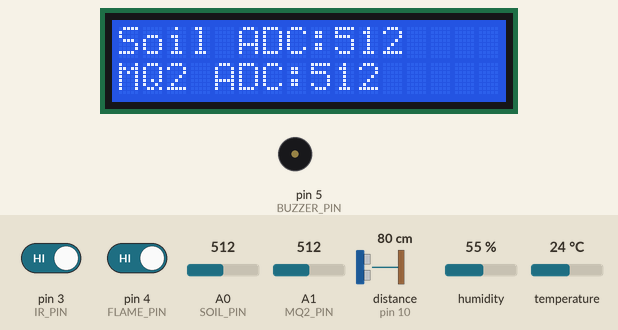
Simulated run of this sketch. Board: Arduino Uno, built with avr-gcc and run on an emulated ATmega328P. On the bench: 16×2 character LCD, buzzer (waves = sounding, pin HIGH). Wiring (inferred from the names in the program): ultrasonic range finder: trigger pin 9; echo pin 10. The inputs (shaded band) are chosen by the test bench; at power-on: pin 4 (FLAME_PIN) HIGH, pin 3 (IR_PIN) HIGH, distance to the obstacle (sensor on pin 10) 80 cm, humidity 55 %, A0 (SOIL_PIN) = 512, A1 (MQ2_PIN) = 512, temperature 24 °C. The echo pulse lasts 58.3 µs per cm; pins used as bus, display or sensor lines are not drawn; what the sketch prints to the serial monitor is not drawn.

Above: at 4.0 s.
4.1 s: pin 4 (FLAME_PIN) driven LOW
At 10.7 s:
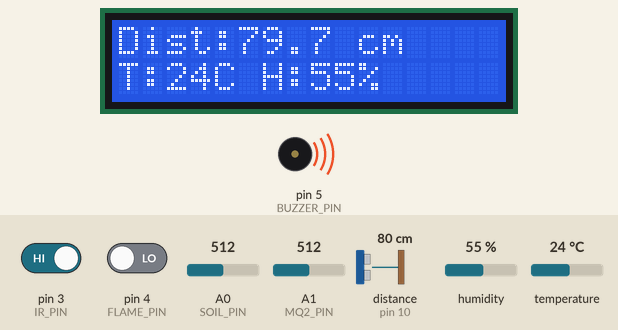
11.0 s: pin 3 (IR_PIN) driven LOW
At 16.9 s:
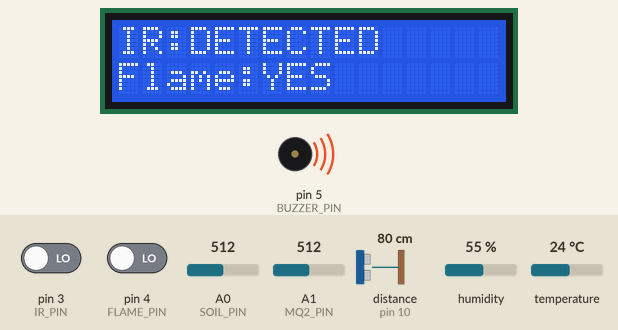
17.9 s: distance to the obstacle (sensor on pin 10) set to 2 cm
At 21.0 s:
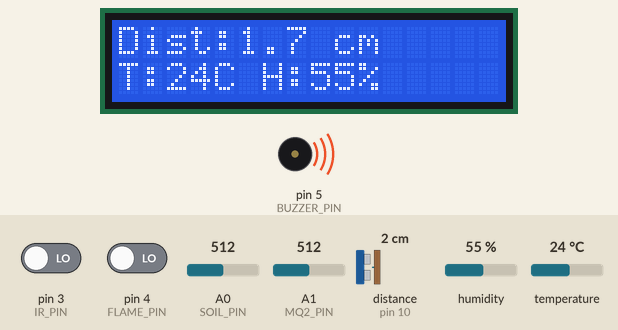
24.5 s: pin 4 (FLAME_PIN) driven HIGH
At 27.4 s:
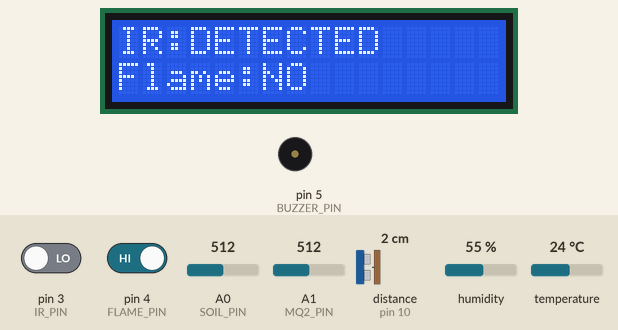
31.0 s: pin 3 (IR_PIN) driven HIGH
At 36.5 s:
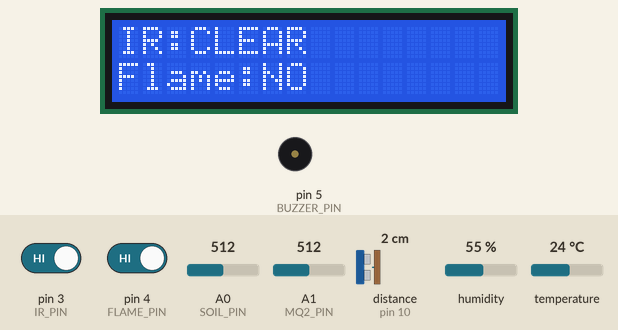
37.4 s: humidity set to 22 %
At 39.5 s:
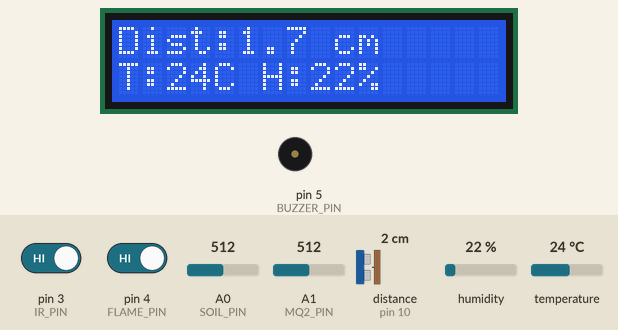
Timing chart, 0 to 41.0 s (numbered marks = the images above; inputs shaded):
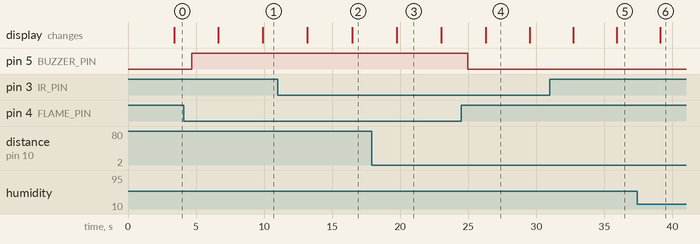

Measured:
- after the input at 4.1 s, pin 5 (BUZZER_PIN): LOW → HIGH after 0.60 s; the display: first changes after 2.5 s (image 1 shows a later state)
- after the input at 24.5 s, pin 5 (BUZZER_PIN): HIGH → LOW after 0.46 s; the display: changes after 1.8 s (image 4)
- after the input at 31.0 s, the display: first differs from a run without the input after 4.9 s (image 5)
- what the display in image 3 shows lasts 3.3 s, from 19.7 s to 23.0 s
- what the display in image 4 shows lasts 3.2 s, from 26.3 s to 29.5 s

The sketch:

main.ino
```cpp
#include <Wire.h>
#include <LiquidCrystal_I2C.h>
#include <DHT.h>

// ---------- LCD ----------
LiquidCrystal_I2C lcd(0x27, 16, 2);

// ---------- DHT11 ----------
#define DHT_PIN 2
#define DHT_TYPE DHT11
DHT dht(DHT_PIN, DHT_TYPE);

// ---------- Sensor Pins ----------
#define IR_PIN       3
#define FLAME_PIN    4
#define BUZZER_PIN   5

#define TRIG_PIN     9
#define ECHO_PIN     10

#define SOIL_PIN     A0
#define MQ2_PIN      A1

// Many IR and flame modules are active LOW.
// Change to HIGH if your module works oppositely.
#define IR_DETECTED LOW
#define FLAME_DETECTED LOW

// ---------- Variables ----------
float temperature = 0;
float humidity = 0;
float distance = 0;

int soilValue = 0;
int gasValue = 0;

bool irStatus = false;
bool flameStatus = false;

unsigned long lastDHTRead = 0;
unsigned long lastLCDChange = 0;

int lcdPage = 0;

// ---------- Ultrasonic Function ----------
float readDistance() {
  digitalWrite(TRIG_PIN, LOW);
  delayMicroseconds(2);

  digitalWrite(TRIG_PIN, HIGH);
  delayMicroseconds(10);
  digitalWrite(TRIG_PIN, LOW);

  unsigned long duration =
      pulseIn(ECHO_PIN, HIGH, 30000UL);

  if (duration == 0) {
    return -1;
  }

  return duration * 0.0343 / 2.0;
}

// ---------- Read Sensors ----------
void readSensors() {

  distance = readDistance();

  soilValue = analogRead(SOIL_PIN);
  gasValue = analogRead(MQ2_PIN);

  irStatus = (digitalRead(IR_PIN) == IR_DETECTED);

  flameStatus =
      (digitalRead(FLAME_PIN) == FLAME_DETECTED);

  // DHT11 needs an interval between readings.
  if (millis() - lastDHTRead >= 2000) {

    lastDHTRead = millis();

    float t = dht.readTemperature();
    float h = dht.readHumidity();

    if (!isnan(t)) {
      temperature = t;
    }

    if (!isnan(h)) {
      humidity = h;
    }
  }
}

// ---------- LCD Display ----------
void updateLCD() {

  lcd.clear();

  if (lcdPage == 0) {

    lcd.setCursor(0, 0);

    lcd.print("Dist:");

    if (distance >= 0) {
      lcd.print(distance, 1);
      lcd.print(" cm");
    } else {
      lcd.print("Out of range");
    }

    lcd.setCursor(0, 1);
    lcd.print("T:");
    lcd.print(temperature, 0);
    lcd.print("C H:");
    lcd.print(humidity, 0);
    lcd.print("%");
  }

  else if (lcdPage == 1) {

    lcd.setCursor(0, 0);
    lcd.print("Soil ADC:");
    lcd.print(soilValue);

    lcd.setCursor(0, 1);
    lcd.print("MQ2 ADC:");
    lcd.print(gasValue);
  }

  else if (lcdPage == 2) {

    lcd.setCursor(0, 0);
    lcd.print("IR:");

    lcd.print(irStatus ? "DETECTED" : "CLEAR");

    lcd.setCursor(0, 1);
    lcd.print("Flame:");

    lcd.print(flameStatus ? "YES" : "NO");
  }
}

// ---------- Serial Monitor ----------
void printSerial() {

  Serial.println("\n------ SENSOR DATA ------");

  Serial.print("Distance: ");

  if (distance >= 0) {
    Serial.print(distance);
    Serial.println(" cm");
  } else {
    Serial.println("Out of range");
  }

  Serial.print("Temperature: ");
  Serial.print(temperature);
  Serial.println(" C");

  Serial.print("Humidity: ");
  Serial.print(humidity);
  Serial.println(" %");

  Serial.print("Soil ADC: ");
  Serial.println(soilValue);

  Serial.print("MQ2 ADC: ");
  Serial.println(gasValue);

  Serial.print("IR Sensor: ");
  Serial.println(irStatus ? "Object Detected" : "Clear");

  Serial.print("Flame Sensor: ");
  Serial.println(flameStatus ? "Flame Detected" : "No Flame");

  Serial.println("-------------------------");
}

// ---------- Setup ----------
void setup() {

  Serial.begin(9600);

  pinMode(TRIG_PIN, OUTPUT);
  pinMode(ECHO_PIN, INPUT);

  pinMode(IR_PIN, INPUT);
  pinMode(FLAME_PIN, INPUT);

  pinMode(BUZZER_PIN, OUTPUT);

  digitalWrite(BUZZER_PIN, LOW);

  dht.begin();

  lcd.init();
  lcd.backlight();

  lcd.setCursor(0, 0);
  lcd.print("Multi Sensor");
  lcd.setCursor(0, 1);
  lcd.print("Monitoring...");

  Serial.println("Arduino Multi-Sensor System");
  Serial.println("System Initializing...");

  delay(2000);

  lastDHTRead = millis() - 2000;
}

// ---------- Main Loop ----------
void loop() {

  readSensors();

  // Buzzer activates for flame detection.
  // This is an experimental indicator, not a certified alarm.
  digitalWrite(BUZZER_PIN, flameStatus ? HIGH : LOW);

  // Rotate LCD pages every 3 seconds.
  if (millis() - lastLCDChange >= 3000) {

    lastLCDChange = millis();

    lcdPage++;

    if (lcdPage > 2) {
      lcdPage = 0;
    }

    updateLCD();
  }

  printSerial();

  delay(500);
}
```
